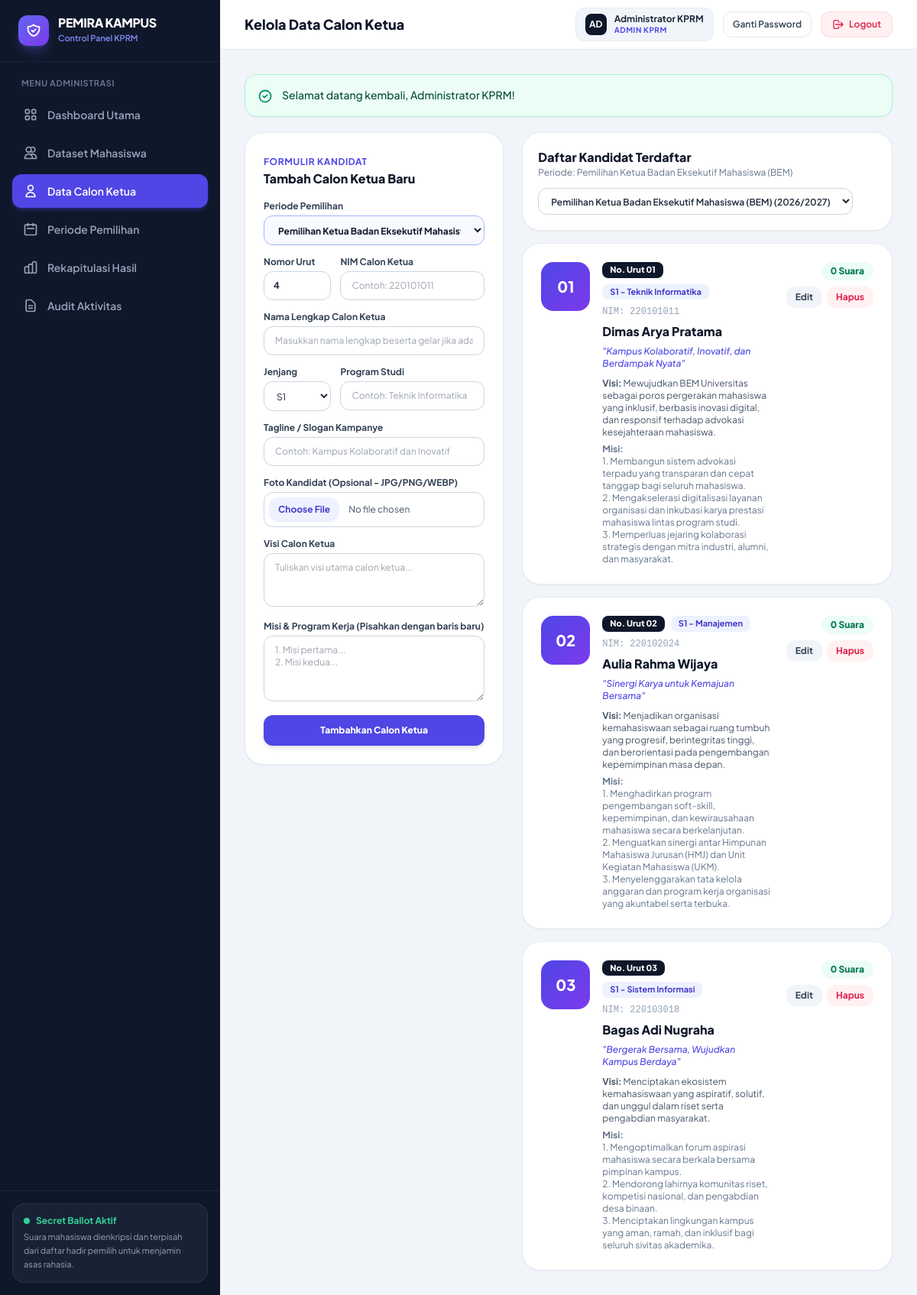
The app's page /admin/candidates (signed in) with its own data.
### tables this page shows
CREATE TABLE `elections` (
    `id` INT UNSIGNED AUTO_INCREMENT PRIMARY KEY,
    `title` VARCHAR(200) NOT NULL,
    `organization_name` VARCHAR(150) NOT NULL DEFAULT 'BEM Universitas',
    `period_label` VARCHAR(50) NOT NULL DEFAULT '2026/2027',
    `description` TEXT NULL,
    `start_time` DATETIME NOT NULL,
    `end_time` DATETIME NOT NULL,
    `status` ENUM('draft', 'active', 'closed') NOT NULL DEFAULT 'draft',
    `is_result_published` TINYINT(1) NOT NULL DEFAULT 0 COMMENT '1 = Mahasiswa dapat melihat hasil akhir',
    `created_at` DATETIME NOT NULL DEFAULT CURRENT_TIMESTAMP,
    `updated_at` DATETIME NOT NULL DEFAULT CURRENT_TIMESTAMP ON UPDATE CURRENT_TIMESTAMP,
    INDEX `idx_elections_status` (`status`)
);

CREATE TABLE `candidates` (
    `id` INT UNSIGNED AUTO_INCREMENT PRIMARY KEY,
    `election_id` INT UNSIGNED NOT NULL,
    `candidate_number` INT UNSIGNED NOT NULL COMMENT 'Nomor Urut Calon',
    `name` VARCHAR(150) NOT NULL COMMENT 'Nama Lengkap Calon Ketua',
    `nim` VARCHAR(30) NOT NULL COMMENT 'NIM Calon Ketua',
    `jenjang` VARCHAR(20) NOT NULL DEFAULT 'S1',
    `program_studi` VARCHAR(120) NOT NULL,
    `tagline` VARCHAR(255) NULL,
    `photo_path` VARCHAR(255) NULL,
    `vision` TEXT NOT NULL COMMENT 'Visi Calon',
    `mission` TEXT NOT NULL COMMENT 'Misi Calon',
    `created_at` DATETIME NOT NULL DEFAULT CURRENT_TIMESTAMP,
    `updated_at` DATETIME NOT NULL DEFAULT CURRENT_TIMESTAMP ON UPDATE CURRENT_TIMESTAMP,
    UNIQUE KEY `uq_election_candidate_number` (`election_id`, `candidate_number`),
    CONSTRAINT `fk_candidates_election` FOREIGN KEY (`election_id`) REFERENCES `elections` (`id`) ON DELETE CASCADE
);

### app/Views/admin/candidates.php (the view, shortened to what the rows shown need)
<div class="grid grid-cols-1 lg:grid-cols-12 gap-6">
    <div class="lg:col-span-7 space-y-4">
        <div class="bg-white rounded-3xl p-5 border border-slate-200/80 shadow-sm flex flex-wrap items-center justify-between gap-3">
            <div>
                <h3 class="text-base font-extrabold text-slate-900">Daftar Kandidat Terdaftar</h3>
                <p class="text-xs text-slate-500">Periode: <?= e($election['title'] ?? '-') ?></p>
            </div>
        </div>
        <?php if (empty($candidates)): ?>
            <div class="bg-white rounded-3xl p-10 text-center border border-slate-200/80 text-xs text-slate-400">
                Belum ada calon ketua pada periode pemilihan ini.
            </div>
        <?php else: ?>
            <?php foreach ($candidates as $cand): ?>
                <div class="bg-white rounded-3xl p-6 border border-slate-200/80 shadow-sm flex flex-col sm:flex-row items-start justify-between gap-5">
                    <div class="flex items-start gap-4">
                        <?php if (!empty($cand['photo_path'])): ?>
                            <img src="<?= asset_url((string) $cand['photo_path']) ?>" alt="<?= e($cand['name']) ?>"
                                 class="w-16 h-16 rounded-2xl object-cover border border-slate-200 shrink-0">
                        <?php else: ?>
                            <div class="w-16 h-16 rounded-2xl bg-gradient-to-br from-indigo-600 to-violet-600 text-white font-extrabold text-xl flex items-center justify-center shrink-0">
                                0<?= (int) $cand['candidate_number'] ?>
                            </div>
                        <?php endif; ?>
                        <div class="space-y-1.5">
                            <div class="flex flex-wrap items-center gap-2">
                                <span class="px-2.5 py-0.5 rounded-lg bg-slate-900 text-white font-extrabold text-[11px]">
                                    No. Urut 0<?= (int) $cand['candidate_number'] ?>
                                </span>
                                <span class="px-2.5 py-0.5 rounded-lg bg-indigo-50 text-indigo-700 font-bold text-[11px]">
                                    <?= e($cand['jenjang']) ?> - <?= e($cand['program_studi']) ?>
                                </span>
                                <span class="text-xs text-slate-400 font-mono">NIM: <?= e($cand['nim']) ?></span>
                            </div>
                            <h4 class="text-base font-extrabold text-slate-900"><?= e($cand['name']) ?></h4>
                            <?php if (!empty($cand['tagline'])): ?>
                                <p class="text-xs text-indigo-600 italic font-medium">"<?= e($cand['tagline']) ?>"</p>
                            <?php endif; ?>
                            <p class="text-xs text-slate-600 pt-1"><strong>Visi:</strong> <?= e($cand['vision']) ?></p>
                            <div class="text-xs text-slate-500 whitespace-pre-line"><strong>Misi:</strong><?= "\n" . e($cand['mission']) ?></div>
                        </div>
                    </div>
                    <div class="flex sm:flex-col items-end gap-2 shrink-0 w-full sm:w-auto justify-end border-t sm:border-t-0 pt-3 sm:pt-0 border-slate-100">
                        <span class="px-3 py-1 rounded-xl bg-emerald-50 text-emerald-700 font-extrabold text-xs">
                            <?= (int) $cand['vote_count'] ?> Suara
                        </span>
                        <div class="flex items-center gap-1.5">
                            <a href="<?= url('/admin/candidates?election_id=' . $cand['election_id'] . '&edit_id=' . $cand['id']) ?>"
                               class="px-3 py-1.5 rounded-xl bg-slate-100 hover:bg-indigo-50 text-slate-700 hover:text-indigo-700 font-bold text-xs transition">
                                Edit
                            </a>
                            <?php if ((int) $cand['vote_count'] === 0): ?>
                                <form action="<?= url('/admin/candidates/delete') ?>" method="POST"
                                      onsubmit="return confirm('Hapus kandidat <?= e(addslashes((string) $cand['name'])) ?>?')">
                                    <button type="submit" class="px-3 py-1.5 rounded-xl bg-rose-50 hover:bg-rose-100 text-rose-600 font-bold text-xs transition">
                                        Hapus
                                    </button>
                                </form>
                            <?php endif; ?>
                        </div>
                    </div>
                </div>
            <?php endforeach; ?>
        <?php endif; ?>
    </div>
</div>

### records on screen
elections: title "Pemilihan Ketua Badan Eksekutif Mahasiswa (BEM)"
candidates: candidate_number "1", jenjang "S1", program_studi "Teknik Informatika", nim "220101011", name "Dimas Arya Pratama", tagline "Kampus Kolaboratif, Inovatif, dan Berdampak Nyata", vision "Mewujudkan BEM Universitas sebagai poros pergerakan mahasiswa yang inklusif, berbasis inovasi digital, dan responsif terhadap advokasi kesejahteraan mahasiswa.", mission "1. Membangun sistem advokasi terpadu yang transparan dan cepat tanggap bagi seluruh mahasiswa. 2. Mengakselerasi digitalisasi layanan organisasi dan inkubasi karya prestasi mahasiswa lintas program studi. 3. Memperluas jejaring kolaborasi strategis dengan mitra industri, alumni, dan masyarakat.", vote_count "0"
candidates: candidate_number "2", jenjang "S1", program_studi "Manajemen", nim "220102024", name "Aulia Rahma Wijaya", tagline "Sinergi Karya untuk Kemajuan Bersama", vision "Menjadikan organisasi kemahasiswaan sebagai ruang tumbuh yang progresif, berintegritas tinggi, dan berorientasi pada pengembangan kepemimpinan masa depan.", mission "1. Menghadirkan program pengembangan soft-skill, kepemimpinan, dan kewirausahaan mahasiswa secara berkelanjutan. 2. Menguatkan sinergi antar Himpunan Mahasiswa Jurusan (HMJ) dan Unit Kegiatan Mahasiswa (UKM). 3. Menyelenggarakan tata kelola anggaran dan program kerja organisasi yang akuntabel serta terbuka.", vote_count "0"
candidates: candidate_number "3", jenjang "S1", program_studi "Sistem Informasi", nim "220103018", name "Bagas Adi Nugraha", tagline "Bergerak Bersama, Wujudkan Kampus Berdaya", vision "Menciptakan ekosistem kemahasiswaan yang aspiratif, solutif, dan unggul dalam riset serta pengabdian masyarakat.", mission "1. Mengoptimalkan forum aspirasi mahasiswa secara berkala bersama pimpinan kampus. 2. Mendorong lahirnya komunitas riset, kompetisi nasional, dan pengabdian desa binaan. 3. Menciptakan lingkungan kampus yang aman, ramah, dan inklusif bagi seluruh sivitas akademika.", vote_count "0"

### other values on screen
$item['label'] "Dashboard Utama"
$item['label'] "Dataset Mahasiswa"
$item['label'] "Data Calon Ketua"
$item['label'] "Periode Pemilihan"
$item['label'] "Rekapitulasi Hasil"
$item['label'] "Audit Aktivitas"
$title "Kelola Data Calon Ketua"
$authUser['name'] "Administrator KPRM"
$flashSuccess "Selamat datang kembali, Administrator KPRM!"
form field election_id "Pemilihan Ketua Badan Eksekutif Mahasiswa (BEM) (BEM Universitas • 2026/2027)"
form field jenjang "S1"
form field election_id "Pemilihan Ketua Badan Eksekutif Mahasiswa (BEM) (2026/2027)"
